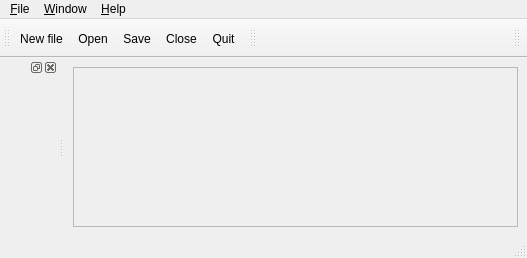
<?xml version="1.0" encoding="UTF-8"?>
<ui version="4.0">
 <author>A. DOUCE</author>
 <class>MainForm</class>
 <widget class="QMainWindow" name="MainForm">
  <property name="geometry">
   <rect>
    <x>0</x>
    <y>0</y>
    <width>527</width>
    <height>258</height>
   </rect>
  </property>
  <property name="windowTitle">
   <string>Interface Code_Saturne</string>
  </property>
  <property name="dockOptions">
   <set>QMainWindow::AllowNestedDocks|QMainWindow::AllowTabbedDocks|QMainWindow::AnimatedDocks</set>
  </property>
  <widget class="QWidget" name="centralwidget">
   <layout class="QGridLayout">
    <item row="0" column="0">
     <widget class="QFrame" name="frame">
      <property name="frameShape">
       <enum>QFrame::StyledPanel</enum>
      </property>
      <property name="frameShadow">
       <enum>QFrame::Sunken</enum>
      </property>
      <layout class="QGridLayout"/>
     </widget>
    </item>
   </layout>
  </widget>
  <widget class="QMenuBar" name="menubar">
   <property name="geometry">
    <rect>
     <x>0</x>
     <y>0</y>
     <width>527</width>
     <height>31</height>
    </rect>
   </property>
   <widget class="QMenu" name="menu_Help">
    <property name="title">
     <string>&amp;Help</string>
    </property>
    <widget class="QMenu" name="menu_User_manuals">
     <property name="title">
      <string>&amp;User manuals</string>
     </property>
     <property name="icon">
      <iconset resource="resource_base.qrc">
       <normaloff>:/icons/22x22/x-office-address-book.png</normaloff>:/icons/22x22/x-office-address-book.png</iconset>
     </property>
     <addaction name="displayCSManualAction"/>
     <addaction name="displayNCManualAction"/>
     <addaction name="displayCSTutorialAction"/>
     <addaction name="displayCSTheoryAction"/>
     <addaction name="displayCSSmgrAction"/>
     <addaction name="displayCSRefcardAction"/>
     <addaction name="displayCSDoxygenAction"/>
    </widget>
    <addaction name="displayAboutAction"/>
    <addaction name="displayLicenceAction"/>
    <addaction name="separator"/>
    <addaction name="menu_User_manuals"/>
   </widget>
   <widget class="QMenu" name="menu_Window">
    <property name="title">
     <string>&amp;Window</string>
    </property>
    <addaction name="BrowserAction"/>
    <addaction name="separator"/>
    <addaction name="backgroundColorAction"/>
    <addaction name="actionFont"/>
    <addaction name="RestoreStyleDefaults"/>
   </widget>
   <widget class="QMenu" name="menu_File">
    <property name="title">
     <string>&amp;File</string>
    </property>
    <widget class="QMenu" name="menuRecent">
     <property name="title">
      <string>Recent file</string>
     </property>
     <property name="icon">
      <iconset resource="resource_base.qrc">
       <normaloff>:/icons/22x22/format-justify-fill.png</normaloff>:/icons/22x22/format-justify-fill.png</iconset>
     </property>
    </widget>
    <addaction name="fileNewAction"/>
    <addaction name="fileOpenAction"/>
    <addaction name="menuRecent"/>
    <addaction name="separator"/>
    <addaction name="fileSaveAction"/>
    <addaction name="fileSaveAsAction"/>
    <addaction name="separator"/>
    <addaction name="fileCloseAction"/>
    <addaction name="fileQuitAction"/>
   </widget>
   <addaction name="menu_File"/>
   <addaction name="menu_Window"/>
   <addaction name="menu_Help"/>
  </widget>
  <widget class="QStatusBar" name="statusbar"/>
  <widget class="QToolBar" name="toolBar">
   <property name="windowTitle">
    <string>toolBar</string>
   </property>
   <attribute name="toolBarArea">
    <enum>TopToolBarArea</enum>
   </attribute>
   <attribute name="toolBarBreak">
    <bool>false</bool>
   </attribute>
   <addaction name="fileNewAction"/>
   <addaction name="fileOpenAction"/>
   <addaction name="fileSaveAction"/>
   <addaction name="fileCloseAction"/>
   <addaction name="fileQuitAction"/>
  </widget>
  <widget class="QToolBar" name="toolBar_4">
   <property name="windowTitle">
    <string>toolBar_4</string>
   </property>
   <attribute name="toolBarArea">
    <enum>TopToolBarArea</enum>
   </attribute>
   <attribute name="toolBarBreak">
    <bool>false</bool>
   </attribute>
  </widget>
  <widget class="QToolBar" name="toolBar_5">
   <property name="windowTitle">
    <string>toolBar_5</string>
   </property>
   <property name="layoutDirection">
    <enum>Qt::RightToLeft</enum>
   </property>
   <attribute name="toolBarArea">
    <enum>TopToolBarArea</enum>
   </attribute>
   <attribute name="toolBarBreak">
    <bool>false</bool>
   </attribute>
   <addaction name="displayLogo"/>
  </widget>
  <widget class="QDockWidget" name="dockWidgetBrowser">
   <attribute name="dockWidgetArea">
    <number>1</number>
   </attribute>
   <widget class="QWidget" name="dockWidgetBrowserContents"/>
  </widget>
  <action name="fileOpenAction">
   <property name="icon">
    <iconset resource="resource_base.qrc">
     <normaloff>:/icons/22x22/document-open.png</normaloff>:/icons/22x22/document-open.png</iconset>
   </property>
   <property name="text">
    <string>&amp;Open</string>
   </property>
   <property name="toolTip">
    <string>Open an existing case</string>
   </property>
   <property name="statusTip">
    <string>Open an existing case.</string>
   </property>
   <property name="shortcut">
    <string>Ctrl+O</string>
   </property>
  </action>
  <action name="fileNewAction">
   <property name="icon">
    <iconset resource="resource_base.qrc">
     <normaloff>:/icons/22x22/document-new.png</normaloff>:/icons/22x22/document-new.png</iconset>
   </property>
   <property name="text">
    <string>&amp;New file</string>
   </property>
   <property name="statusTip">
    <string>Open a new case.</string>
   </property>
   <property name="shortcut">
    <string>Ctrl+N</string>
   </property>
  </action>
  <action name="fileSaveAction">
   <property name="icon">
    <iconset resource="resource_base.qrc">
     <normaloff>:/icons/22x22/document-save.png</normaloff>:/icons/22x22/document-save.png</iconset>
   </property>
   <property name="text">
    <string>&amp;Save</string>
   </property>
   <property name="statusTip">
    <string>Save the current case.</string>
   </property>
   <property name="shortcut">
    <string>Ctrl+S</string>
   </property>
  </action>
  <action name="filePythonAction">
   <property name="icon">
    <iconset resource="resource_base.qrc">
     <normaloff>:/icons/22x22/document-save.png</normaloff>:/icons/22x22/document-save.png</iconset>
   </property>
   <property name="text">
    <string>&amp;Dump python</string>
   </property>
   <property name="statusTip">
    <string>Dump python file.</string>
   </property>
  </action>
  <action name="fileSaveAsAction">
   <property name="icon">
    <iconset resource="resource_base.qrc">
     <normaloff>:/icons/22x22/document-save-as.png</normaloff>:/icons/22x22/document-save-as.png</iconset>
   </property>
   <property name="text">
    <string>Sa&amp;ve as ...</string>
   </property>
   <property name="statusTip">
    <string>Save as.</string>
   </property>
  </action>
  <action name="fileCloseAction">
   <property name="icon">
    <iconset resource="resource_base.qrc">
     <normaloff>:/icons/22x22/process-stop.png</normaloff>:/icons/22x22/process-stop.png</iconset>
   </property>
   <property name="text">
    <string>&amp;Close</string>
   </property>
   <property name="statusTip">
    <string>Close</string>
   </property>
   <property name="shortcut">
    <string>Ctrl+W</string>
   </property>
  </action>
  <action name="openXtermAction">
   <property name="icon">
    <iconset resource="resource_base.qrc">
     <normaloff>:/icons/22x22/utilities-terminal.png</normaloff>:/icons/22x22/utilities-terminal.png</iconset>
   </property>
   <property name="text">
    <string>&amp;Open shell</string>
   </property>
   <property name="statusTip">
    <string>Open shell</string>
   </property>
   <property name="shortcut">
    <string>Ctrl+T</string>
   </property>
  </action>
  <action name="displayCaseAction">
   <property name="icon">
    <iconset resource="resource_base.qrc">
     <normaloff>:/icons/22x22/document-properties.png</normaloff>:/icons/22x22/document-properties.png</iconset>
   </property>
   <property name="text">
    <string>&amp;Show current case</string>
   </property>
   <property name="statusTip">
    <string>Show current case.</string>
   </property>
   <property name="shortcut">
    <string>Ctrl+P</string>
   </property>
  </action>
  <action name="displayLogo">
   <property name="icon">
    <iconset resource="resource_base.qrc">
     <normaloff>:/icons/22x22/MONO-bulle-HD.png</normaloff>:/icons/22x22/MONO-bulle-HD.png</iconset>
   </property>
  </action>
  <action name="reload_modulesAction">
   <property name="icon">
    <iconset>
     <normaloff>:/icons/22x22/view-refresh.png</normaloff>:/icons/22x22/view-refresh.png</iconset>
   </property>
   <property name="text">
    <string>&amp;Reload all loaded modules</string>
   </property>
   <property name="statusTip">
    <string>Reload all loaded modules.</string>
   </property>
   <property name="shortcut">
    <string>Ctrl+A</string>
   </property>
  </action>
  <action name="reload_pageAction">
   <property name="icon">
    <iconset>
     <normaloff>:/icons/22x22/view-refresh.png</normaloff>:/icons/22x22/view-refresh.png</iconset>
   </property>
   <property name="text">
    <string>R&amp;eload the loaded page</string>
   </property>
   <property name="statusTip">
    <string>Reload the loaded page.</string>
   </property>
   <property name="shortcut">
    <string>Ctrl+R</string>
   </property>
  </action>
  <action name="displayAboutAction">
   <property name="icon">
    <iconset resource="resource_base.qrc">
     <normaloff>:/icons/22x22/help-browser.png</normaloff>:/icons/22x22/help-browser.png</iconset>
   </property>
   <property name="text">
    <string>&amp;About</string>
   </property>
   <property name="statusTip">
    <string>About.</string>
   </property>
  </action>
  <action name="displayLicenceAction">
   <property name="icon">
    <iconset resource="resource_base.qrc">
     <normaloff>:/icons/22x22/application-certificate.png</normaloff>:/icons/22x22/application-certificate.png</iconset>
   </property>
   <property name="text">
    <string>&amp;Licence</string>
   </property>
   <property name="statusTip">
    <string>Licence.</string>
   </property>
  </action>
  <action name="displayCSManualAction">
   <property name="text">
    <string>&amp;Code_Saturne</string>
   </property>
   <property name="statusTip">
    <string>Code_Saturne user manual.</string>
   </property>
   <property name="shortcut">
    <string>F1</string>
   </property>
  </action>
  <action name="displayNCManualAction">
   <property name="text">
    <string>&amp;NEPTUNE_CFD</string>
   </property>
   <property name="statusTip">
    <string>NEPTUNE_CFD user manual.</string>
   </property>
  </action>
  <action name="displayCSTutorialAction">
   <property name="text">
    <string>&amp;Code_Saturne tutorial</string>
   </property>
   <property name="statusTip">
    <string>Code_Saturne tutorial.</string>
   </property>
   <property name="shortcut">
    <string>F2</string>
   </property>
  </action>
  <action name="displayCSTheoryAction">
   <property name="text">
    <string>&amp;Code_Saturne theory</string>
   </property>
   <property name="statusTip">
    <string>Code_Saturne theory guide.</string>
   </property>
   <property name="shortcut">
    <string>F3</string>
   </property>
  </action>
  <action name="displayCSSmgrAction">
   <property name="text">
    <string>&amp;Code_Saturne studymanager</string>
   </property>
   <property name="statusTip">
    <string>Code_Saturne studymanager guide.</string>
   </property>
   <property name="shortcut">
    <string>F4</string>
   </property>
  </action>
  <action name="displayCSRefcardAction">
   <property name="text">
    <string>&amp;Code_Saturne reference card</string>
   </property>
   <property name="statusTip">
    <string>Code_Saturne quick reference card.</string>
   </property>
   <property name="shortcut">
    <string>F5</string>
   </property>
  </action>
  <action name="displayCSDoxygenAction">
   <property name="text">
    <string>&amp;Code_Saturne doxygen</string>
   </property>
   <property name="statusTip">
    <string>Code_Saturne quick doxygen.</string>
   </property>
   <property name="shortcut">
    <string>F6</string>
   </property>
  </action>
  <action name="IdentityAction">
   <property name="checkable">
    <bool>true</bool>
   </property>
   <property name="checked">
    <bool>true</bool>
   </property>
   <property name="text">
    <string>&amp;Identity</string>
   </property>
   <property name="statusTip">
    <string>Show/Hide the identity window.</string>
   </property>
   <property name="shortcut">
    <string>Ctrl+I</string>
   </property>
  </action>
  <action name="BrowserAction">
   <property name="checkable">
    <bool>true</bool>
   </property>
   <property name="checked">
    <bool>true</bool>
   </property>
   <property name="text">
    <string>&amp;Browser</string>
   </property>
   <property name="statusTip">
    <string>Show/Hide the browser window.</string>
   </property>
   <property name="shortcut">
    <string>Ctrl+B</string>
   </property>
  </action>
  <action name="fileQuitAction">
   <property name="icon">
    <iconset resource="resource_base.qrc">
     <normaloff>:/icons/22x22/system-log-out.png</normaloff>:/icons/22x22/system-log-out.png</iconset>
   </property>
   <property name="text">
    <string>&amp;Quit</string>
   </property>
   <property name="statusTip">
    <string>Quit</string>
   </property>
   <property name="shortcut">
    <string>Ctrl+Q</string>
   </property>
  </action>
  <action name="backgroundColorAction">
   <property name="icon">
    <iconset resource="resource_base.qrc">
     <normaloff>:/icons/22x22/preferences-desktop-wallpaper.png</normaloff>:/icons/22x22/preferences-desktop-wallpaper.png</iconset>
   </property>
   <property name="text">
    <string>Background color</string>
   </property>
  </action>
  <action name="actionFont">
   <property name="icon">
    <iconset resource="resource_base.qrc">
     <normaloff>:/icons/22x22/preferences-desktop-font.png</normaloff>:/icons/22x22/preferences-desktop-font.png</iconset>
   </property>
   <property name="text">
    <string>Font</string>
   </property>
  </action>
  <action name="actionUndo">
   <property name="checkable">
    <bool>false</bool>
   </property>
   <property name="enabled">
    <bool>true</bool>
   </property>
   <property name="icon">
    <iconset resource="resource_base.qrc">
     <normaloff>:/icons/22x22/edit-undo.png</normaloff>:/icons/22x22/edit-undo.png</iconset>
   </property>
   <property name="text">
    <string>&amp;Undo</string>
   </property>
   <property name="shortcut">
    <string>Ctrl+Z</string>
   </property>
  </action>
  <action name="actionRedo">
   <property name="icon">
    <iconset resource="resource_base.qrc">
     <normaloff>:/icons/22x22/edit-redo.png</normaloff>:/icons/22x22/edit-redo.png</iconset>
   </property>
   <property name="text">
    <string>&amp;Redo</string>
   </property>
   <property name="shortcut">
    <string>Ctrl+Shift+Z</string>
   </property>
  </action>
  <action name="actionPrepro">
   <property name="icon">
    <iconset resource="resource_base.qrc">
     <normaloff>:/icons/22x22/prepro-mode.png</normaloff>:/icons/22x22/prepro-mode.png</iconset>
   </property>
   <property name="text">
    <string>&amp;Preprocessing Mode</string>
   </property>
  </action>
  <action name="actionCalculation">
   <property name="icon">
    <iconset resource="resource_base.qrc">
     <normaloff>:/icons/22x22/calc-mode.png</normaloff>:/icons/22x22/calc-mode.png</iconset>
   </property>
   <property name="text">
    <string>&amp;Calculation Mode</string>
   </property>
  </action>
  <action name="caseNewAction">
   <property name="icon">
    <iconset resource="resource_base.qrc">
     <normaloff>:/icons/22x22/document-new.png</normaloff>:/icons/22x22/document-new.png</iconset>
   </property>
   <property name="text">
    <string>&amp;New case</string>
   </property>
   <property name="toolTip">
    <string>New case</string>
   </property>
   <property name="statusTip">
    <string>Open a new case.</string>
   </property>
  </action>
  <action name="RestoreStyleDefaults">
   <property name="text">
    <string>Restore Defaults</string>
   </property>
  </action>
 </widget>
 <resources>
  <include location="resource_base.qrc"/>
 </resources>
 <connections/>
</ui>
